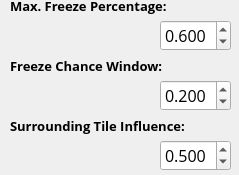
        <widget class="QWidget" name="mpIceCaps">
         <property name="geometry">
          <rect>
           <x>0</x>
           <y>0</y>
           <width>239</width>
           <height>175</height>
          </rect>
         </property>
         <attribute name="label">
          <string>Ice Caps</string>
         </attribute>
         <widget class="QLabel" name="label_65">
          <property name="geometry">
           <rect>
            <x>10</x>
            <y>50</y>
            <width>171</width>
            <height>31</height>
           </rect>
          </property>
          <property name="font">
           <font>
            <family>Open Sans</family>
            <pointsize>10</pointsize>
            <weight>75</weight>
            <bold>true</bold>
           </font>
          </property>
          <property name="text">
           <string>Freeze Chance Window:</string>
          </property>
         </widget>
         <widget class="QLabel" name="label_66">
          <property name="geometry">
           <rect>
            <x>10</x>
            <y>110</y>
            <width>191</width>
            <height>31</height>
           </rect>
          </property>
          <property name="font">
           <font>
            <family>Open Sans</family>
            <pointsize>10</pointsize>
            <weight>75</weight>
            <bold>true</bold>
           </font>
          </property>
          <property name="text">
           <string>Surrounding Tile Influence:</string>
          </property>
         </widget>
         <widget class="QLabel" name="label_67">
          <property name="geometry">
           <rect>
            <x>10</x>
            <y>-10</y>
            <width>181</width>
            <height>31</height>
           </rect>
          </property>
          <property name="font">
           <font>
            <family>Open Sans</family>
            <pointsize>10</pointsize>
            <weight>75</weight>
            <bold>true</bold>
           </font>
          </property>
          <property name="text">
           <string>Max. Freeze Percentage:</string>
          </property>
         </widget>
         <widget class="QDoubleSpinBox" name="spnMFP">
          <property name="geometry">
           <rect>
            <x>160</x>
            <y>20</y>
            <width>71</width>
            <height>31</height>
           </rect>
          </property>
          <property name="font">
           <font>
            <family>Open Sans</family>
            <pointsize>12</pointsize>
           </font>
          </property>
          <property name="decimals">
           <number>3</number>
          </property>
          <property name="maximum">
           <double>1.000000000000000</double>
          </property>
          <property name="singleStep">
           <double>0.100000000000000</double>
          </property>
          <property name="value">
           <double>0.600000000000000</double>
          </property>
         </widget>
         <widget class="QDoubleSpinBox" name="spnFCW">
          <property name="geometry">
           <rect>
            <x>160</x>
            <y>80</y>
            <width>71</width>
            <height>31</height>
           </rect>
          </property>
          <property name="font">
           <font>
            <family>Open Sans</family>
            <pointsize>12</pointsize>
           </font>
          </property>
          <property name="decimals">
           <number>3</number>
          </property>
          <property name="maximum">
           <double>1.000000000000000</double>
          </property>
          <property name="singleStep">
           <double>0.100000000000000</double>
          </property>
          <property name="value">
           <double>0.200000000000000</double>
          </property>
         </widget>
         <widget class="QDoubleSpinBox" name="spnSTI">
          <property name="geometry">
           <rect>
            <x>160</x>
            <y>140</y>
            <width>71</width>
            <height>31</height>
           </rect>
          </property>
          <property name="font">
           <font>
            <family>Open Sans</family>
            <pointsize>12</pointsize>
           </font>
          </property>
          <property name="decimals">
           <number>3</number>
          </property>
          <property name="maximum">
           <double>1.000000000000000</double>
          </property>
          <property name="singleStep">
           <double>0.100000000000000</double>
          </property>
          <property name="value">
           <double>0.500000000000000</double>
          </property>
         </widget>
        </widget>
